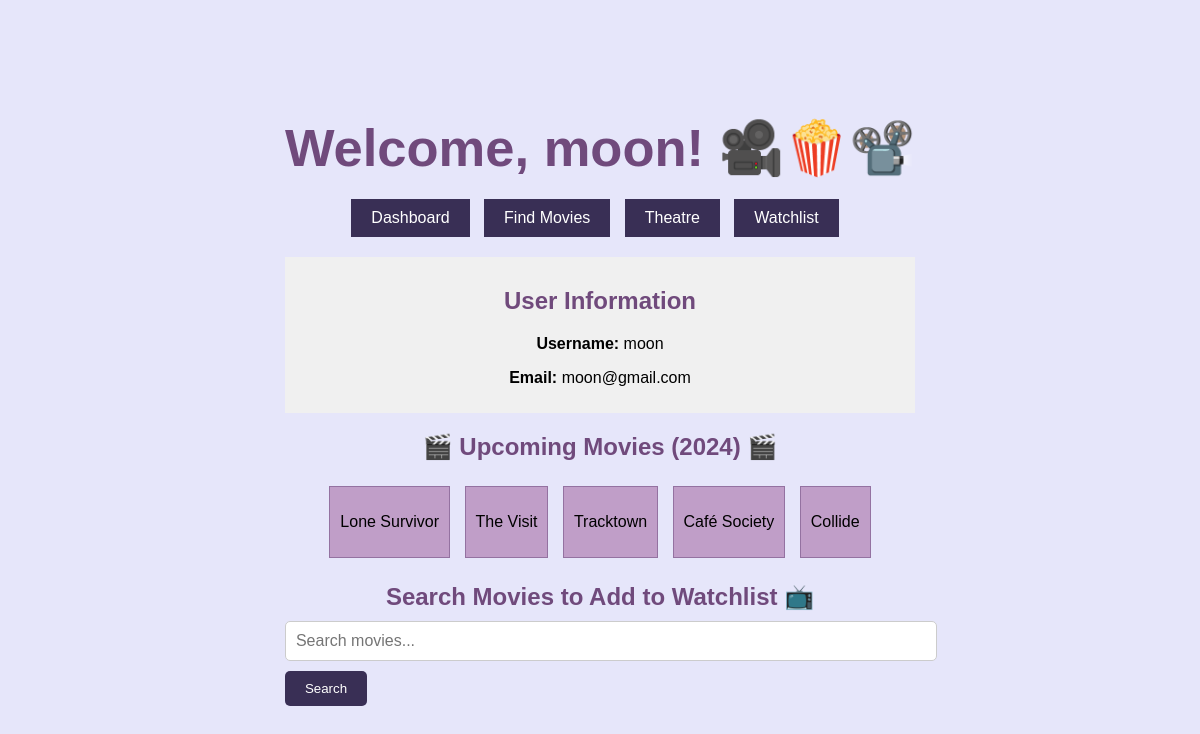
The page /dashboard/moon on the database its author committed.
### app/models.py (models this page shows, shortened)
class User(db.Model):
    id = db.Column(db.Integer, primary_key=True)
    username = db.Column(db.String(80), unique=True, nullable=False, primary_key=True)
    email = db.Column(db.String(120), unique=True, nullable=False)
    password = db.Column(db.String(80), nullable=False)
    security_answer = db.Column(db.String(255), nullable=False)

class Movie_Data(db.Model):
    __tablename__ = 'Movie_Data'
    Rank = db.Column(db.Integer, primary_key=True)
    Title = db.Column(db.Text)
    Genre = db.Column(db.Text)
    Description = db.Column(db.Text)
    Director = db.Column(db.Text)
    Actors = db.Column(db.Text)
    Year = db.Column(db.Integer)
    Runtime = db.Column(db.Integer)
    Rating = db.Column(db.Numeric)
    Votes = db.Column(db.Integer)
    Revenue = db.Column(db.Text)
    Metascore = db.Column(db.Integer)

### app/routes.py (the view)
@app.route('/dashboard/<username>', methods=['GET', 'POST'])
def dashboard(username):
    user = User.query.filter_by(username=username).first()
    if user:
        user_info = {'username': user.username, 'email': user.email}
        query = text("SELECT Title, Description FROM Movie_Data WHERE Year = 2024 LIMIT 5")
        result = db.session.execute(query)
        upcoming_movies = result.fetchall()
        upcoming_movies_list = upcoming_movies
        return render_template('dashboard.html', user=user_info, upcoming_movies=upcoming_movies_list)
    else:
        return "User not found."

### app/templates/dashboard.html (shortened to what this page needs)
{% extends 'base.html' %}
{% block body %}
    <div class="dashboard-container">
        <div class="welcome-message">
            <h2>Welcome, {{ user.username }}! 🎥🍿📽️</h2>
        </div>
        <div class="menu-buttons">
            <a href="{{ url_for('dashboard', username=session.username) }}" class="menu-button">Dashboard</a>
            <a href="{{ url_for('search') }}" class="menu-button">Find Movies</a>
            <a href="{{ url_for('index') }}" class="menu-button">Theatre</a>
            <a href="{{ url_for('wishlist_page', username=user.username) }}" class="menu-button">Watchlist</a>
        </div>
        <div class="user-info">
            <h2>User Information</h2>
            <p><strong>Username:</strong> {{ user.username }}</p>
            <p><strong>Email:</strong> {{ user.email }}</p>
        </div>
        <div class="upcoming_movies">
            <h2>🎬  Upcoming Movies (2024) 🎬</h2>
            <div class="movie-container">
                {% for movie in upcoming_movies %}
                    <div class="movie-box">
                        <p>{{ movie[0] }}</p>
                    </div>
                {% endfor %}
            </div>
        </div>
        <div class="search-container">
            <h2>Search Movies to Add to Watchlist 📺</h2>
            <form action="{{ url_for('search_movies', username=user.username) }}" method="GET">
                <input type="text" name="query" placeholder="Search movies...">
                <button type="submit">Search</button>
            </form>
        </div>
    </div>
{% endblock %}

### app/templates/dashboard.html (style rules this page uses)
h2 { color: #704a7c; margin-bottom: 20px; }
.dashboard-container { max-width: 800px; margin: 0 auto; padding: 20px; }
.welcome-message { font-size: 35px; margin-bottom: 15px; }
.menu-buttons { margin-bottom: 20px; }
.menu-button { display: inline-block; padding: 10px 20px; background-color: #392f55; color: #fff; text-decoration: none; margin-right: 10px; }
.user-info { background-color: #f0f0f0; padding: 10px; margin-bottom: 20px; }
.movie-box { background-color: #c09ec8; border: 1px solid #9472a1; padding: 10px; margin: 5px; display: inline-block; cursor: pointer; position: relative; }
.search-container { margin-bottom: 20px; }
.search-container h2 { margin-bottom: 10px; }
.search-container input[type=text] { width: 100%; padding: 10px; border: 1px solid #ccc; border-radius: 5px; font-size: 16px; margin-bottom: 10px; }
.search-container button { display: block; padding: 10px 20px; background-color: #392f55; color: #fff; border: none; border-radius: 5px; cursor: pointer; }

### app/templates/base.html (style rules this page uses)
body { background-color: #e6e6fa; margin: 0; padding: 0; display: flex; justify-content: center; align-items: center; height: 100vh; text-align: center; font-family:sans-serif; flex-direction: column; }

### rows shown on the page
User: username "moon", email "moon@gmail.com"
Movie_Data: Title "Lone Survivor"
Movie_Data: Title "The Visit"
Movie_Data: Title "Tracktown"
Movie_Data: Title "Café Society"
Movie_Data: Title "Collide"
